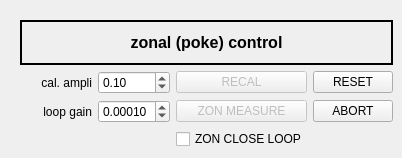
    <widget class="QWidget" name="tab_6">
     <attribute name="title">
      <string>Poke</string>
     </attribute>
     <widget class="QWidget" name="verticalLayoutWidget_6">
      <property name="geometry">
       <rect>
        <x>20</x>
        <y>20</y>
        <width>373</width>
        <height>129</height>
       </rect>
      </property>
      <layout class="QVBoxLayout" name="verticalLayout">
       <item>
        <widget class="QLabel" name="prop_title_7">
         <property name="font">
          <font>
           <pointsize>12</pointsize>
           <weight>75</weight>
           <bold>true</bold>
          </font>
         </property>
         <property name="frameShape">
          <enum>QFrame::Box</enum>
         </property>
         <property name="frameShadow">
          <enum>QFrame::Plain</enum>
         </property>
         <property name="lineWidth">
          <number>2</number>
         </property>
         <property name="text">
          <string>zonal (poke) control</string>
         </property>
         <property name="alignment">
          <set>Qt::AlignCenter</set>
         </property>
        </widget>
       </item>
       <item>
        <layout class="QGridLayout" name="gridLayout_3">
         <item row="0" column="0">
          <widget class="QLabel" name="label_17">
           <property name="text">
            <string>cal. ampli</string>
           </property>
           <property name="alignment">
            <set>Qt::AlignRight|Qt::AlignTrailing|Qt::AlignVCenter</set>
           </property>
          </widget>
         </item>
         <item row="2" column="1">
          <widget class="QDoubleSpinBox" name="dspB_zo_gain">
           <property name="decimals">
            <number>5</number>
           </property>
           <property name="maximum">
            <double>1.000000000000000</double>
           </property>
           <property name="singleStep">
            <double>0.000050000000000</double>
           </property>
           <property name="value">
            <double>0.000100000000000</double>
           </property>
          </widget>
         </item>
         <item row="2" column="2">
          <widget class="QPushButton" name="pB_zo_measure">
           <property name="enabled">
            <bool>false</bool>
           </property>
           <property name="text">
            <string>ZON MEASURE</string>
           </property>
          </widget>
         </item>
         <item row="2" column="0">
          <widget class="QLabel" name="label_16">
           <property name="text">
            <string>loop gain</string>
           </property>
           <property name="alignment">
            <set>Qt::AlignRight|Qt::AlignTrailing|Qt::AlignVCenter</set>
           </property>
          </widget>
         </item>
         <item row="0" column="3">
          <widget class="QPushButton" name="pB_zo_reset">
           <property name="text">
            <string>RESET</string>
           </property>
          </widget>
         </item>
         <item row="2" column="3">
          <widget class="QPushButton" name="pB_zo_abort">
           <property name="text">
            <string>ABORT</string>
           </property>
          </widget>
         </item>
         <item row="0" column="2">
          <widget class="QPushButton" name="pB_zo_recal">
           <property name="enabled">
            <bool>false</bool>
           </property>
           <property name="text">
            <string>RECAL</string>
           </property>
          </widget>
         </item>
         <item row="0" column="1">
          <widget class="QDoubleSpinBox" name="dspB_zo_a0">
           <property name="decimals">
            <number>2</number>
           </property>
           <property name="minimum">
            <double>0.000000000000000</double>
           </property>
           <property name="maximum">
            <double>0.500000000000000</double>
           </property>
           <property name="singleStep">
            <double>0.001000000000000</double>
           </property>
           <property name="value">
            <double>0.100000000000000</double>
           </property>
          </widget>
         </item>
         <item row="3" column="2">
          <widget class="QCheckBox" name="chB_zo_cloop">
           <property name="text">
            <string>ZON CLOSE LOOP</string>
           </property>
          </widget>
         </item>
        </layout>
       </item>
      </layout>
     </widget>
    </widget>
